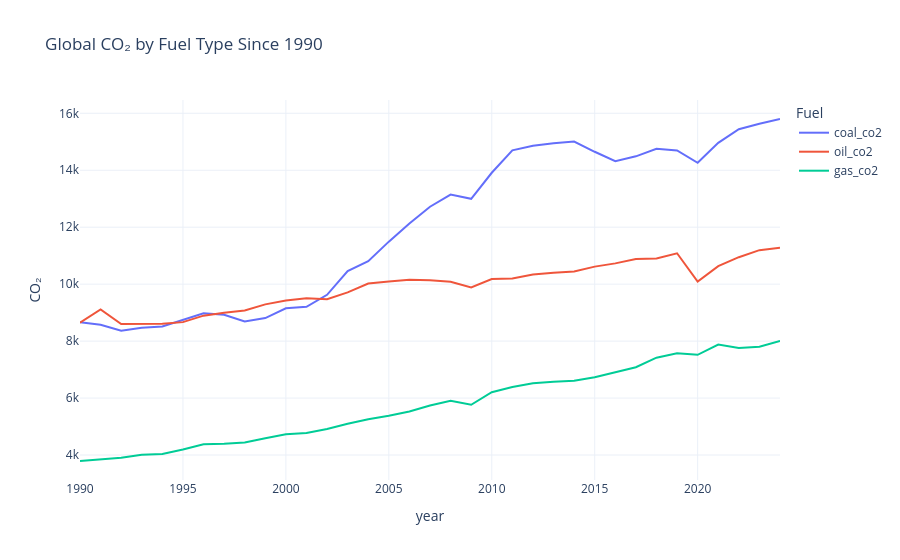

Here is the notebook cell this chart was saved with:
### Code cell
#Q8 — Coal, Oil and Gas CO₂ Since 1990

q8 = (
    a[a["year"]>=1990]
    .groupby("year")[["coal_co2","oil_co2","gas_co2"]]
    .sum()
    .reset_index()
)

q8 = q8.melt(
    id_vars="year",
    var_name="Fuel",
    value_name="CO₂"
)

fig = px.line(
    q8,
    x="year",
    y="CO₂",
    color="Fuel",
    title="Global CO₂ by Fuel Type Since 1990",
    template="plotly_white"
)

fig.show()

### Figure 1 — Plotly figure (JSON) as saved in the notebook; plotly's stock layout.template omitted (floating-point values rounded to 4 significant figures)
{"data": [{"hovertemplate": "Fuel=coal_co2<br>year=%{x}<br>CO₂=%{y}<extra></extra>", "legendgroup": "coal_co2", "line": {"color": "#636efa", "dash": "solid"}, "marker": {"symbol": "circle"}, "mode": "lines", "name": "coal_co2", "orientation": "v", "showlegend": true, "type": "scatter", "x": [1990, 1991, 1992, 1993, 1994, 1995, 1996, 1997, 1998, 1999, 2000, 2001, 2002, 2003, 2004, 2005, 2006, 2007, 2008, 2009, 2010, 2011, 2012, 2013, 2014, 2015, 2016, 2017, 2018, 2019, 2020, 2021, 2022, 2023, 2024], "xaxis": "x", "y": [8660.0, 8574.0, 8361.0, 8470.0, 8514.0, 8758.0, 8977.0, 8927.0, 8689.0, 8809.0, 9153.0, 9204.0, 9625.0, 10460.0, 10810.0, 11490.0, 12130.0, 12720.0, 13140.0, 13000.0, 13910.0, 14700.0, 14860.0, 14950.0, 15010.0, 14650.0, 14320.0, 14490.0, 14760.0, 14700.0, 14260.0, 14960.0, 15440.0, 15630.0, 15800.0], "yaxis": "y"}, {"hovertemplate": "Fuel=oil_co2<br>year=%{x}<br>CO₂=%{y}<extra></extra>", "legendgroup": "oil_co2", "line": {"color": "#EF553B", "dash": "solid"}, "marker": {"symbol": "circle"}, "mode": "lines", "name": "oil_co2", "orientation": "v", "showlegend": true, "type": "scatter", "x": [1990, 1991, 1992, 1993, 1994, 1995, 1996, 1997, 1998, 1999, 2000, 2001, 2002, 2003, 2004, 2005, 2006, 2007, 2008, 2009, 2010, 2011, 2012, 2013, 2014, 2015, 2016, 2017, 2018, 2019, 2020, 2021, 2022, 2023, 2024], "xaxis": "x", "y": [8649.0, 9114.0, 8601.0, 8615.0, 8611.0, 8667.0, 8894.0, 8999.0, 9076.0, 9291.0, 9427.0, 9505.0, 9471.0, 9710.0, 10020.0, 10090.0, 10150.0, 10130.0, 10080.0, 9884.0, 10180.0, 10200.0, 10340.0, 10400.0, 10440.0, 10620.0, 10730.0, 10880.0, 10900.0, 11080.0, 10090.0, 10630.0, 10950.0, 11190.0, 11280.0], "yaxis": "y"}, {"hovertemplate": "Fuel=gas_co2<br>year=%{x}<br>CO₂=%{y}<extra></extra>", "legendgroup": "gas_co2", "line": {"color": "#00cc96", "dash": "solid"}, "marker": {"symbol": "circle"}, "mode": "lines", "name": "gas_co2", "orientation": "v", "showlegend": true, "type": "scatter", "x": [1990, 1991, 1992, 1993, 1994, 1995, 1996, 1997, 1998, 1999, 2000, 2001, 2002, 2003, 2004, 2005, 2006, 2007, 2008, 2009, 2010, 2011, 2012, 2013, 2014, 2015, 2016, 2017, 2018, 2019, 2020, 2021, 2022, 2023, 2024], "xaxis": "x", "y": [3790.0, 3850.0, 3901.0, 4008.0, 4040.0, 4197.0, 4382.0, 4395.0, 4444.0, 4586.0, 4728.0, 4772.0, 4914.0, 5096.0, 5258.0, 5376.0, 5531.0, 5737.0, 5906.0, 5766.0, 6206.0, 6389.0, 6523.0, 6573.0, 6605.0, 6729.0, 6915.0, 7084.0, 7419.0, 7574.0, 7520.0, 7878.0, 7758.0, 7802.0, 8009.0], "yaxis": "y"}], "layout": {"legend": {"title": {"text": "Fuel"}, "tracegroupgap": 0}, "title": {"text": "Global CO₂ by Fuel Type Since 1990"}, "xaxis": {"anchor": "y", "domain": [0, 1], "title": {"text": "year"}}, "yaxis": {"anchor": "x", "domain": [0, 1], "title": {"text": "CO₂"}}}}
